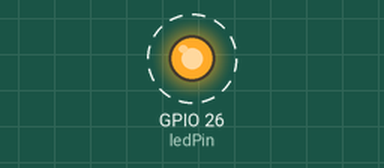
Recording of a sketch running on a simulated ESP32. Shown: output pins drawn as LEDs (lit = HIGH). Dashed ring = blinking.

Above: at 0.15 s.
Timing chart, 0 to 3.0 s (numbered marks = the images above):
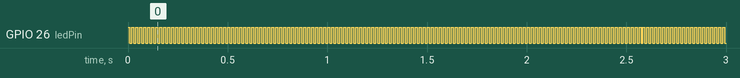

Measured:
- by itself, GPIO 26 (ledPin): alternates HIGH for 0.01 s and LOW for 0.01 s

The sketch:

2.1_hello_led.ino
```cpp
const int ledPin = 26;  // The GPIO pin for the LED

// the setup function runs once when you press reset or power the board
void setup() {
  // initialize digital pin ledPin as an output.
  pinMode(ledPin, OUTPUT);
}

// the loop function runs over and over again forever
void loop() {
  digitalWrite(ledPin, HIGH);   // turn the LED on (HIGH is the voltage level)
  delay(10);                       // wait for a second
  digitalWrite(ledPin, LOW);    // turn the LED off by making the voltage LOW
  delay(10);                       // wait for a second
}
```
